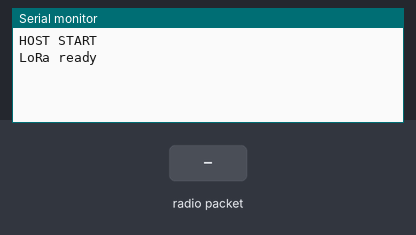
Recording of a sketch running on a simulated Arduino Uno, built with avr-gcc and run on an emulated ATmega328P. Parts: the last lines printed to the serial monitor. Inputs (shaded band) come from the test bench. No radio packets arrive unless stated.

Above: at 1.2 s.
1.3 s: radio packet "WATER" arrives
At 2.5 s:
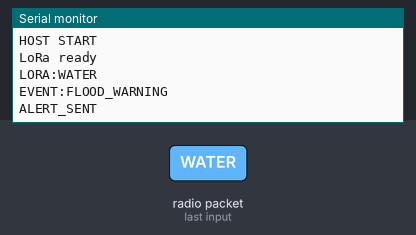
2.8 s: radio packet "HELP" arrives
At 4.0 s:
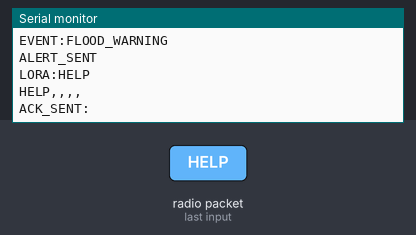
4.3 s: radio packet "1" arrives
At 5.3 s:
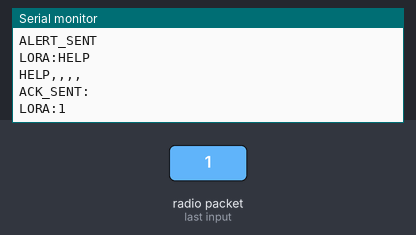

The sketch:

Host_Device.ino
```cpp
#include <SPI.h>
#include <LoRa.h>

#define LORA_SS 5
#define LORA_RST 17
#define LORA_DIO0 16

void setup() {

  pinMode(0, INPUT_PULLUP);
  Serial.begin(115200);
  while (!Serial)
    ;

  Serial.println("HOST START");

  LoRa.setPins(LORA_SS, LORA_RST, LORA_DIO0);

  if (!LoRa.begin(433E6)) {
    Serial.println("LoRa init failed!");
    while (1)
      ;
  }
  LoRa.setSpreadingFactor(12);
  LoRa.setSignalBandwidth(125E3);
  LoRa.setCodingRate4(5);

  Serial.println("LoRa ready");
}

void loop() {

  int packetSize = LoRa.parsePacket();

  if (packetSize) {

    String msg = "";

    while (LoRa.available()) {
      msg += (char)LoRa.read();
    }

    Serial.println("LORA:" + msg);

    processMessage(msg);
  }

  if (digitalRead(0) == 0) {
    broadcastAlert();
    delay(1000);
  }
}

void processMessage(String msg) {

  // WATER SENSOR MESSAGE
  if (msg.startsWith("WATER")) {

    Serial.println("EVENT:FLOOD_WARNING");

    broadcastAlert();
  }

  // CLIENT HELP MESSAGE
  if (msg.startsWith("HELP")) {

    String sender = getValue(msg, '|', 1);

    String type = getValue(msg, '|', 3);

    String lat = getValue(msg, '|', 4);

    String lon = getValue(msg, '|', 5);

    Serial.println("HELP," + sender + "," + type + "," + lat + "," + lon);

    sendACK(sender);
  }
}

void broadcastAlert() {

  String packet = "ALERT|HOST|ALL|FLOOD";

  LoRa.beginPacket();
  LoRa.print(packet);
  LoRa.endPacket();

  Serial.println("ALERT_SENT");
}

void sendACK(String mac) {

  String packet = "ACK|HOST|" + mac + "|OK";

  LoRa.beginPacket();
  LoRa.print(packet);
  LoRa.endPacket();

  Serial.println("ACK_SENT:" + mac);
}


String getValue(String data, char separator, int index) {

  int found = 0;
  int strIndex[] = { 0, -1 };
  int maxIndex = data.length() - 1;

  for (int i = 0; i <= maxIndex && found <= index; i++) {

    if (data.charAt(i) == separator || i == maxIndex) {

      found++;

      strIndex[0] = strIndex[1] + 1;
      strIndex[1] = (i == maxIndex) ? i + 1 : i;
    }
  }

  return found > index ? data.substring(strIndex[0], strIndex[1]) : "";
}
```

Measured:
- after the input at 1.3 s, the serial monitor: prints a new line at once (image 1)
- after the input at 2.8 s, the serial monitor: prints a new line at once (image 2)
- after the input at 4.3 s, the serial monitor: prints a new line at once (image 3)
